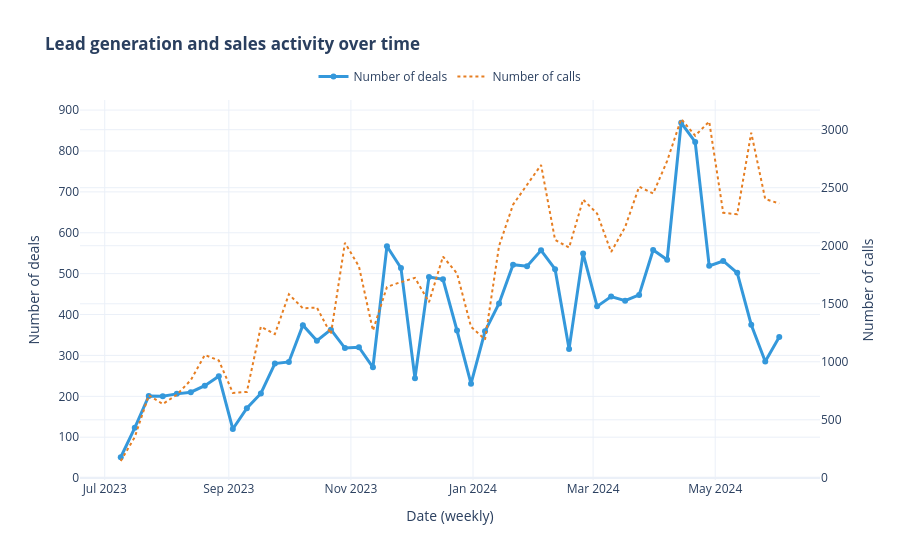

Notebook cell for this chart:
### Code cell
fig_trends = go.Figure()

# Deals line
fig_trends.add_trace(go.Scatter(
    x=df_trends['date'], y=df_trends['deals_count'],
    name="Number of deals", mode='lines+markers', line=dict(color='#3498db', width=3)
))

# Calls line (on the second axis)
fig_trends.add_trace(go.Scatter(
    x=df_trends['date'], y=df_trends['calls_count'],
    name="Number of calls", mode='lines', line=dict(color='#e67e22', width=2, dash='dot'),
    yaxis="y2"
))

fig_trends.update_layout(
    title='<b>Lead generation and sales activity over time</b>',
    xaxis_title="Date (weekly)",
    yaxis_title="Number of deals",
    yaxis2=dict(title="Number of calls", overlaying="y", side="right"),
    template='plotly_white',
    legend=dict(orientation="h", y=1.1, x=0.5, xanchor='center')
)

fig_trends.show()
